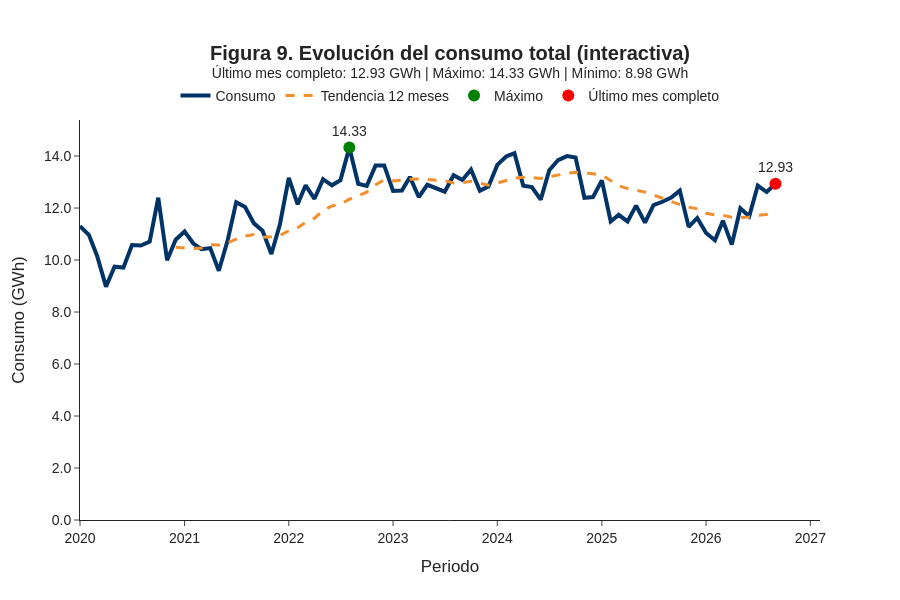

The notebook cell this image was saved under:
### Markdown cell above
**Versión interactiva de la serie.** Al pasar el cursor se ve el valor de cada mes. Correcciones respecto a la versión anterior: (1) `TOTAL_ACTIVA` está en kWh, así que dividir entre 1.000.000 da **GWh**, no MWh; (2) se excluye octubre de 2026, que está incompleto y hacía que el “último dato” apareciera como una caída falsa. La figura también se guarda como HTML en `data/output/reportes/analisis_exploratorio/figuras/`.

### Code cell
import plotly.graph_objects as go

# =====================================
# SERIE DE TIEMPO DEL SISTEMA (sin el mes incompleto)
# =====================================
serie_sis = (
    base
    .groupby(["ANO", "MES"], as_index=False)
    .agg(TOTAL_ACTIVA=("TOTAL_ACTIVA", "sum"))
)
serie_sis["FECHA"] = pd.to_datetime(dict(year=serie_sis["ANO"], month=serie_sis["MES"], day=1))
serie_sis = serie_sis.sort_values("FECHA")

# Conversión: kWh / 1.000.000 = GWh
serie_sis["GWh"] = serie_sis["TOTAL_ACTIVA"] / 1_000_000

# Tendencia 12 meses (promedio móvil; solo desde el mes 12 para no sesgar el inicio)
serie_sis["TENDENCIA_12M"] = serie_sis["GWh"].rolling(window=12).mean()

ultimo = serie_sis.iloc[-1]
maximo = serie_sis.loc[serie_sis["GWh"].idxmax()]
minimo = serie_sis.loc[serie_sis["GWh"].idxmin()]

N_FIGURA += 1
fig = go.Figure()
fig.add_trace(go.Scatter(
    x=serie_sis["FECHA"], y=serie_sis["GWh"], mode="lines", name="Consumo",
    line=dict(color="#003366", width=4),
    hovertemplate="<b>%{x|%b-%Y}</b><br>Consumo: %{y:,.2f} GWh<extra></extra>"))
fig.add_trace(go.Scatter(
    x=serie_sis["FECHA"], y=serie_sis["TENDENCIA_12M"], mode="lines", name="Tendencia 12 meses",
    line=dict(color="#F28E2B", width=3, dash="dash"),
    hovertemplate="Tendencia: %{y:,.2f} GWh<extra></extra>"))
fig.add_trace(go.Scatter(
    x=[maximo["FECHA"]], y=[maximo["GWh"]], mode="markers+text", text=[f"{maximo['GWh']:,.2f}"],
    textposition="top center", marker=dict(color="green", size=12), name="Máximo"))
fig.add_trace(go.Scatter(
    x=[ultimo["FECHA"]], y=[ultimo["GWh"]], mode="markers+text", text=[f"{ultimo['GWh']:,.2f}"],
    textposition="top center", marker=dict(color="red", size=12), name="Último mes completo"))
fig.update_layout(
    template="simple_white", height=600, hovermode="x unified",
    title=dict(text=(f"<b>Figura {N_FIGURA}. Evolución del consumo total (interactiva)</b><br>"
                     f"<sup>Último mes completo: {ultimo['GWh']:,.2f} GWh | "
                     f"Máximo: {maximo['GWh']:,.2f} GWh | Mínimo: {minimo['GWh']:,.2f} GWh</sup>"), x=0.5),
    legend=dict(orientation="h", y=1.02, x=0.5, xanchor="center", yanchor="bottom"),
    font=dict(family="Arial", size=14),
    margin=dict(t=120))
fig.update_xaxes(title="Periodo", showgrid=False)
fig.update_yaxes(title="Consumo (GWh)", gridcolor="#E6E6E6", tickformat=",.1f", rangemode="tozero")
fig.write_html(DIR_FIG / f'{N_FIGURA:02d}_consumo_mensual_interactivo.html', include_plotlyjs='cdn')
fig.show()
